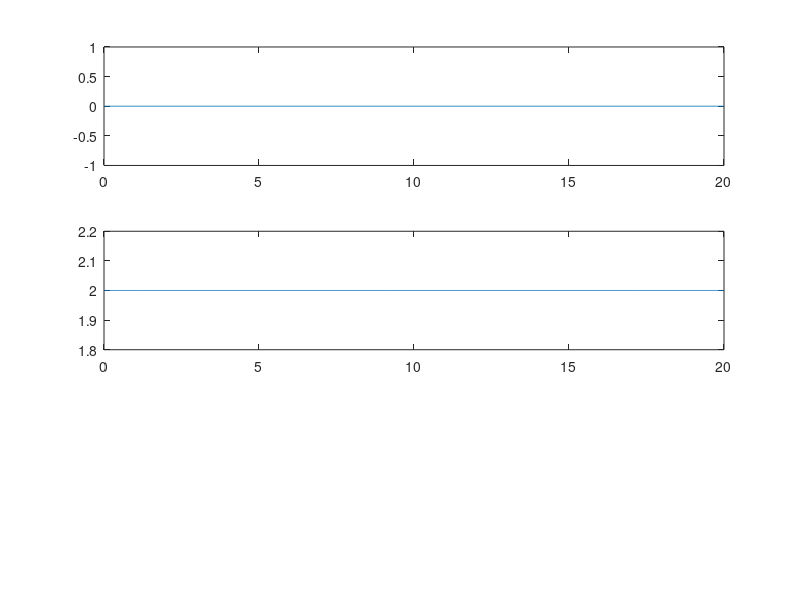

The MATLAB source for this figure:
% Solves the IVP for HW7 prob 2
% yExact is the analytical solution
% ybe is the solution obtained with Backward Euler
%

h = 0.01; % Step size
tend = 20;
tm=0:h:tend;
itr = length(tm);
x = zeros(1,itr);
y = zeros(1,itr);
% xd = -x -4*x*y/(1 + x^2); % xdot
% yd = x(1 -y/(1 + x^2)); % ydot

% x and y variable for Backward Euler Method
xbe = 0; % ? 
ybe = 2; % ?

% Initial vaules
x(1) = 0; y(1) = 2; % ?
% x(2) = 0; y(2) = 2;

% Backward Euler equation
% x(n) = x(n-1) + h*xd(n);
% y(n) = y(n-1) + h*yd(n);

% Based of this IVP
% xd(n) = x(n-1) + h(-x(n) - 4*x(n)*y(n)/(1 + x(n)^2));
% y(n) = x(1 - y/(1 + x^2));

% x(n) = x(n-1) + h(-x(n) - 4*x(n)*y(n)/(1 + x(n)^2));
% y(n) = y(n-1) + h*x(n)*(1 - y/(1 + x(n)^2));

% which is equivalent to g(x(n),y(n)) = [0;0];

% Iterate through time using Backward Euler and Jacobian
epi = 10^-3;
norm_corr = 10; %dummy high number

for n = 2:itr
    xbe = x(n-1);
    ybe = y(n-1);
%     m = 1;
    while norm_corr > epi  
        % Non linear system
        G = [xbe*(1+h) + 4*h*xbe*ybe/(1+xbe^2) - x(n-1);
            -h*xbe + ybe + h*xbe*ybe/(1+xbe^2) - y(n-1)];
        % Jacobian
        Jxy = [1 + h + 4*h*ybe*(1-xbe^2)/(1+xbe^2)^2, 4*h*xbe/(1+xbe^2);
          -h + h*(1-xbe^2)/(1+xbe^2)^2, 1 + h*xbe/(1+xbe^2)];
        % correction
        corr = Jxy\-G;
        xbe =  xbe + corr(1);
        ybe =  ybe + corr(2);
        norm_corr = norm(corr);
        % continue itr if condition is not met
%         m = m + 1;
    end
    % redifined xn and yn with the last itr of while loop info
    x(n) = xbe;
    y(n) = ybe;  
end
 
% Plot calculated xn and yn vs time
figure
subplot(3,1,1)
plot(tm,x)
subplot(3,1,2)
plot(tm,y)